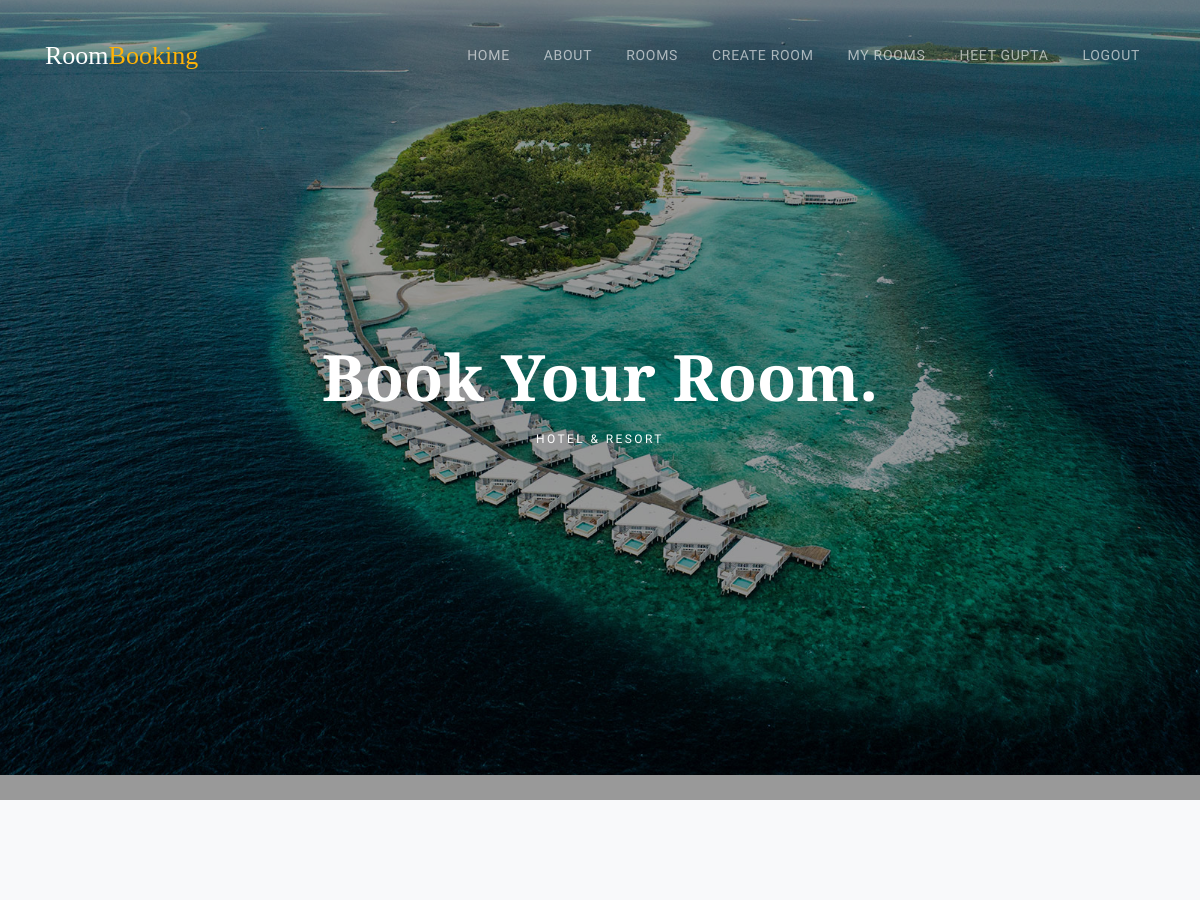
The page / (signed in, upper part) on the database as committed earlier.
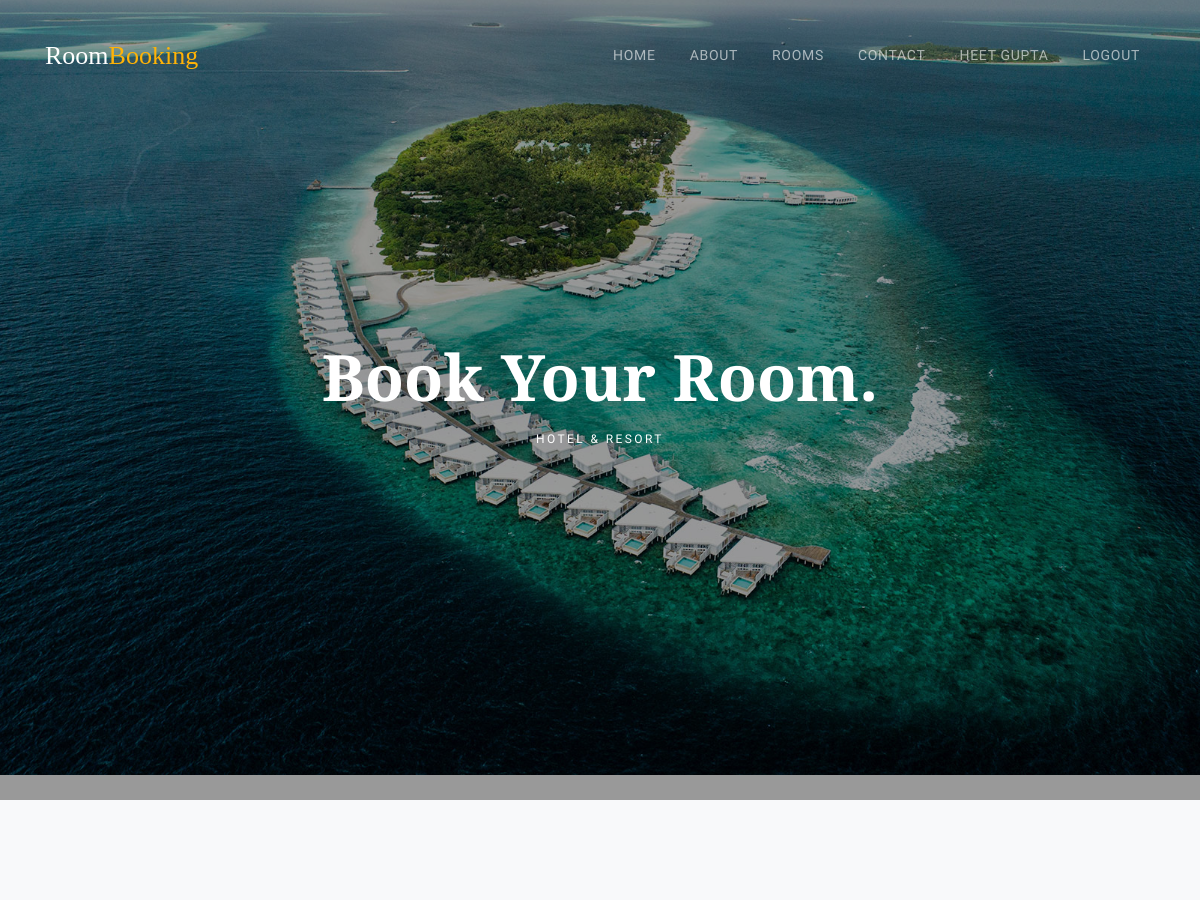
The same page on the database as committed later.
### rooms/views.py (the view)
# urls.py: path('',homepage,name="homepage"),
def homepage(request):
    rooms = Room.objects.all()
    return render(request,'index.html',{'room':rooms})

### rooms/templates/index.html (shortened to what this page needs)
<!DOCTYPE html>
{% load static %}
<html lang="en">
  <head>
    <link rel="stylesheet" href="{% static 'fonts/icomoon/style.css' %}">
    <link rel="stylesheet" href="{% static 'css/bootstrap.min.css' %}">
    <link rel="stylesheet" href="{% static 'css/magnific-popup.css' %}">
    <link rel="stylesheet" href="{% static 'css/jquery-ui.css' %}">
    <link rel="stylesheet" href="{% static 'css/owl.carousel.min.css' %}">
    <link rel="stylesheet" href="{% static 'css/owl.theme.default.min.css' %}">
    <link rel="stylesheet" href="{% static 'css/bootstrap-datepicker.css' %}">
    <link rel="stylesheet" href="{% static 'css/animate.css' %}">
    <link rel="stylesheet" href="https://cdn.jsdelivr.net/npm/mediaelement@4.2.7/build/mediaelementplayer.min.css">
    <link rel="stylesheet" href="{% static 'fonts/flaticon/font/flaticon.css' %}">
    <link rel="stylesheet" href="{% static 'css/aos.css' %}">
    <link rel="stylesheet" href="{% static 'css/style.css' %}">
  </head>
  <body>
  <div class="site-wrap">
    <div class="site-navbar-wrap js-site-navbar bg-white">
      <div class="container">
        <div class="site-navbar bg-light">
          <div class="py-1">
            <div class="row align-items-center">
              <div class="col-2">
                <h2 class="mb-0 site-logo"><a href="{% url 'homepage' %}" style="display:flex;">Room <span style="color:#ffb307;" >Booking</span> </a></h2>
              </div>
              <div class="col-10">
                <nav class="site-navigation text-right" role="navigation">
                  <div class="container">
                    <ul class="site-menu js-clone-nav d-none d-lg-block">
                      <li class="">
                        <a href="index.html">Home</a>
                      </li>
                      <li class="">
                        <a href="#about-us">About</a>
                      </li>
                      <li><a href="#rooms">Rooms</a></li>
                      {% if user.manager %}
                      <li> <a href="{% url 'Add_Room' %}">Create Room</a> </li>
                      {% else %}
                      <li><a href="#contact-us">Contact</a></li>
                      {% endif %}
                      {% if user.manager %}
                      <li> <a href="{% url 'ManagerRooms' %}">My Rooms</a> </li>
                      {% endif %}
                      {% if user.is_authenticated %}
                        <li><a href="{% url 'ProfilePage' %}">{{user.name}}</a></li>
                        <li><a href="{% url 'logoutpage' %}">Logout</a></li>
                      {% else %}
                        <li><a href="{% url 'loginpage' %}">LogIn/SignUp</a></li>
                      {% endif %}
                    </ul>
                  </div>
                </nav>
              </div>
            </div>
          </div>
        </div>
      </div>
    </div>
    <div class="slide-one-item home-slider owl-carousel">
      <div class="site-blocks-cover overlay" style="background-image: url({% static 'images/hero_1.jpg' %});" data-aos="fade" data-stellar-background-ratio="0.5">
        <div class="container">
          <div class="row align-items-center justify-content-center">
            <div class="col-md-7 text-center" data-aos="fade">
              <h1 class="mb-2">Book Your Room.</h1>
              <h2 class="caption">Hotel &amp; Resort</h2>
            </div>
          </div>
        </div>
      </div>
    </div>
    <section id="about-us">
      <div class="site-section bg-light">
      </div>
    </section>
  </div>
  </body>
</html>

Rows that differ between the two databases and show on the page:
changed User "HEET GUPTA": manager True → False (drawn)
Other text that changed with them:
text no longer shown: "CREATE ROOM MY ROOMS"
text now shown: "CONTACT"
